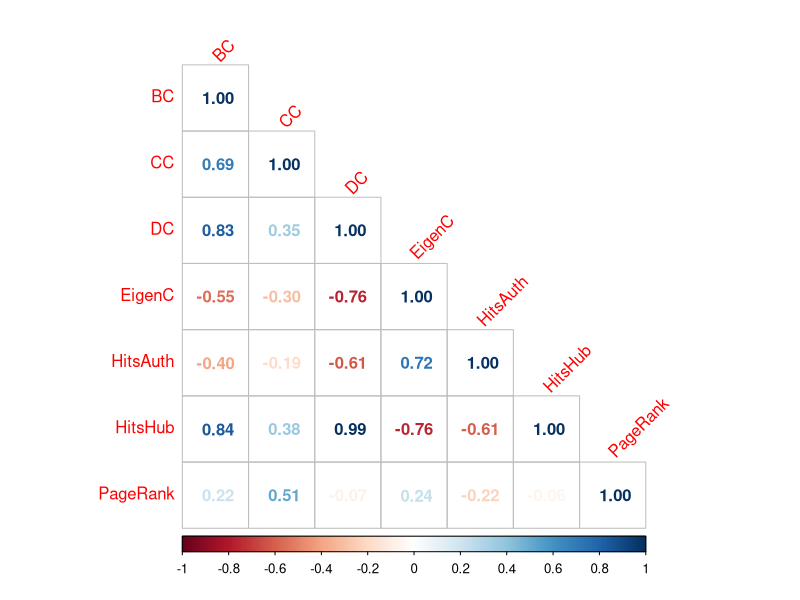

This figure's R source: (Note: this script raises an error after producing the figure.)
## Code for Master Thesis - Construction of a knowledge graph using EU's financial regulations
## Author: Konstantinos Panagiotis Apostolou

# Load necessary library
library(readr)
library(dplyr)
library(corrplot)

library(knitr)
library(kableExtra)
library(magrittr)
library(rstatix)

# Import CSV file into a data frame
data <- read_csv("nodes.csv")
centralities <- data%>%select(!c(`_id`, `_labels`, name))
labels <- c('BC', 'CC', 'DC', "EigenC","HitsAuth","HitsHub", "PageRank")
colnames(centralities)<-labels

# Compute Spearman correlation
spearman_corr <- cor(centralities, method = "spearman")

# Print the correlation
print(signif(spearman_corr),3)
corrplot(spearman_corr, method='number',type="lower", tl.srt=45)

lower_triag <- pull_lower_triangle(spearman_corr, diag=T)
cor_mat<-as.data.frame(lower_triag, row.names = lower_triag$rowname)
cor_mat <- cor_mat %>% select(!rowname)
signif(cor_mat,2) %>%
  kable(format = 'latex', booktabs = TRUE)
